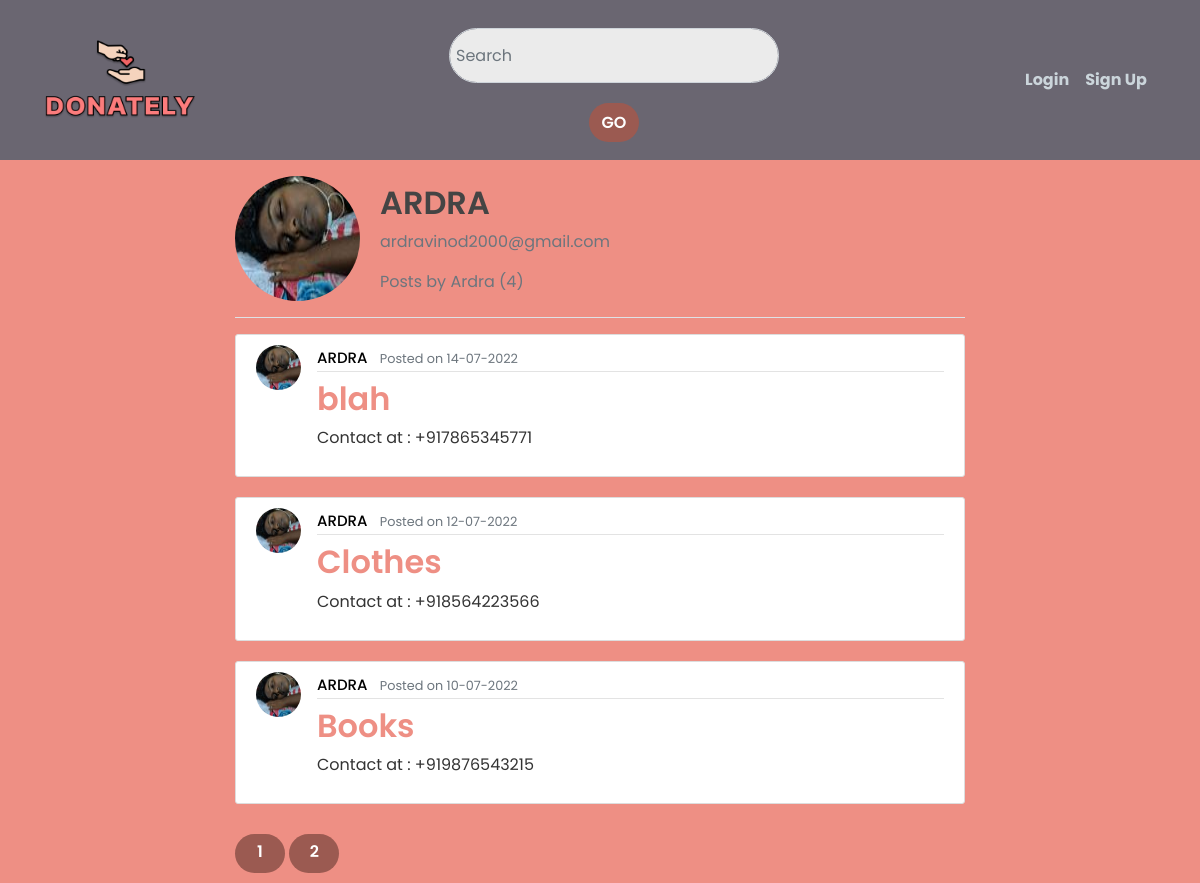
/user/Ardra, run on the app's committed database.
### project/models.py (models this page shows, shortened)
class User(db.Model, UserMixin):
    id = db.Column(db.Integer, primary_key=True)
    username = db.Column(db.String(20), unique=True, nullable=False)
    email = db.Column(db.String(120), unique=True, nullable=False)
    image_file = db.Column(db.String(20), nullable=False, default='default.jpg')
    password = db.Column(db.String(60), nullable=False)
    posts = db.relationship('Post', backref='author', lazy = True)

class Post(db.Model):
    id = db.Column(db.Integer, primary_key=True)
    title = db.Column(db.String(120), nullable=False)
    date_posted = db.Column(db.DateTime, nullable=False, default=datetime.utcnow)
    expiry_date = db.Column(db.DateTime)
    content = db.Column(db.Text, nullable=False)
    contact = db.Column(db.String(15), nullable=False)
    location = db.Column(db.String(120), nullable=False)
    type = db.Column(db.String(50), nullable=False)
    img_file = db.Column(db.String(20),default='default.jpg')
    user_id = db.Column(db.Integer, db.ForeignKey('user.id'), nullable=False)

### project/routes.py (the view)
@app.route("/user/<string:username>")
def user_posts(username):
    form = SearchForm()
    page = request.args.get('page', 1, type=int)
    user = User.query.filter_by(username=username).first_or_404()
    posts = Post.query.filter_by(author=user)\
        .order_by(Post.date_posted.desc())\
        .paginate(page=page, per_page=3)
    return render_template("user_posts.html", posts=posts, form=form, user=user)

### project/forms.py
class SearchForm(FlaskForm):
    item = StringField('item', validators=[DataRequired()])
    submit = SubmitField('submit')

### project/templates/user_posts.html
{% extends "layout.html" %}
{% block content %}
  <div class="media acc">
    <img class="rounded-circle account-img" src="{{ url_for('static', filename='profile_pics/' + user.image_file) }}">
    <div class="media-body">
      <h2 class="account-heading">{{ user.username }}</h2>
      <p class="text-secondary">{{ user.email }}</p>
      <p class="text-secondary">Posts by {{ user.username }} ({{ posts.total }})</p>
    </div>
  </div>
  <div class="border-top pt-3"></div>
    {% for post in posts.items %}
    <article class="media content-section">
        <img class="rounded-circle article-img" src="{{ url_for('static', filename='profile_pics/' + post.author.image_file) }}">
        <div class="media-body">
          <div class="article-metadata">
            <a class="mr-2 links" href="{{ url_for('user_posts', username=post.author.username) }}">{{ post.author.username }}</a>
            <small class="text-muted">Posted on {{ post.date_posted.strftime('%d-%m-%Y') }}</small>
          </div>
          <h2><a class="article-title" href="{{ url_for('post', post_id=post.id) }}">{{ post.title }}</a></h2>
          <p class="article-content">Contact at : +91{{ post.contact }}</p>
        </div>
    </article>
    {% endfor %}
    {% for page_num in posts.iter_pages(left_edge=1, right_edge=1, left_current=1, right_current=2) %}
      {% if page_num %}
        {% if posts.page == page_num %}
          <a class="btn btn-light paginate" href="{{ url_for('user_posts',username=user.username, page=page_num) }}">{{ page_num }}</a>
        {% else %}
          <a class="btn btn-secondary paginate" href="{{ url_for('user_posts',username=user.username, page=page_num) }}">{{ page_num }}</a>
        {% endif %}
      {% else %}
        ...
      {% endif %}
    {% endfor %}
{% endblock content %}

### project/templates/layout.html (shortened to what this page needs)
<!DOCTYPE html>
<html lang="en">
<head>
    <link rel="stylesheet" href="https://maxcdn.bootstrapcdn.com/bootstrap/4.0.0/css/bootstrap.min.css">
    <link rel="stylesheet" href="https://cdnjs.cloudflare.com/ajax/libs/font-awesome/4.7.0/css/font-awesome.min.css">
    <link rel="stylesheet" type="text/css" href="{{ url_for('static', filename='main.css') }}">
</head>
<body>
      <header class="site-header">
        <nav class="navbar navbar-expand-md navbar-dark bg-steel fixed-top">
          <div class="container">
      <div class ="header" align="self-center">
            <a class="navbar-brand" href="/"><img width="150" height="80" src="{{ url_for('static',filename='profile_pics/logo.png') }}"></a>
        </div>
            <div class="collapse navbar-collapse" id="navbarToggle">
              <div class="navbar-nav mx-auto">
                <form method="POST" action="{{ url_for('search') }}" class="d-flex search">
                  <input class="form-control s me-2" type="search" placeholder="Search" aria-label="Search", name="item">
                  <button class="btn btn-info paginate" type="submit">go</button>
                </form>
              </div>
              <div class="navbar-nav">
                  {% if current_user.is_authenticated %}
            <a class="nav-item nav-link" href="{{ url_for('account') }}"><img class="rounded-circle" width="35" height="35" src="{{ url_for('static',filename='profile_pics/' +current_user.image_file) }}"></a>
                  {% else %}
                      <b><a class="nav-item nav-link" href="{{ url_for('login') }}">Login</a></b>
                      <b><a class="nav-item nav-link" href="{{ url_for('register') }}">Sign Up</a></b>
                  {% endif %}
              </div>
            </div>
          </div>
        </nav>
      </header>
      <main role="main" class="container">
        <div class="row">
          <div class="col-md-2">
          </div>
          <div class="col-md-8">
            {% block content %}{% endblock %}
          </div>
          <div class="col-md-2">
          </div>
        </div>
      </main><script src="https://code.jquery.com/jquery-3.2.1.slim.min.js"></script>
    </body>
</html>

### project/static/main.css (style rules this page uses)
* { margin: 0; padding: 0; box-sizing: border-box; }
body, input { font-family: "Poppins", sans-serif; }
form { justify-content: center; flex-direction: column; padding: 0rem 5rem; transition: all 0.2s 0.7s; overflow: hidden; }
.form-control { max-width: 680px; width: 100%; background-color: #e9aaa3; margin: 10px 0; height: 55px; border-radius: 55px; grid-template-columns: 15% 85%; padding: 0 0.4rem; position: relative; }
.search { margin-top: 10px; display: flex; align-items: center; justify-content: center; flex-direction: column; padding: 0rem 5rem; transition: all 0.2s 0.7s; overflow: hidden; }
.s { background-color: #ebebeb; }
.btn { width: 100px; background-color: #ee8a7c; border: none; outline: none; height: 39px; border-radius: 49px; color: #fff; text-transform: uppercase; font-weight: 600; margin: 10px 0; cursor: pointer; transition: 0.5s; }
.paginate { width: 50px; background-color: #9b5a51; border: none; outline: none; height: 39px; border-radius: 49px; color: #fff; text-transform: uppercase; font-weight: 600; margin: 10px 0; cursor: pointer; transition: 0.5s; }
body { background: #ee8f84; color: #333333; margin-top: 11rem; }
h1, h2, h3, h4, h5, h6 { color: #444444; }
.h2, h2 { margin-top: 0.5rem; }
.bg-steel { background-color: #6a6671; }
.site-header .navbar-nav .nav-link { color: #cbd5db; }
.content-section { background: #ffffff; padding: 10px 20px; border: 1px solid #dddddd; border-radius: 3px; margin-bottom: 20px; }
.article-title { margin-top: 10px; margin-bottom: 10px; color: #ee8f84; font-weight: 600; }
.article-content { white-space: pre-line; }
.article-img { height: 45px; width: 45px; margin-right: 16px; }
.article-metadata { padding-top: 1px; padding-bottom: 1px; border-bottom: 1px solid #e3e3e3 }
.account-img { height: 125px; width: 125px; margin-right: 20px; margin-bottom: 16px; }
.account-heading { font-size: 2rem; text-transform: uppercase; font-weight: 600; }
.links { color: #000000; font-size: 15px; font-weight: 500; text-transform: uppercase; }
.acc { background-color: #ee8f84; }

### data on the page
User: image_file (picture), username "ARDRA", email "ardravinod2000@gmail.com", username "Ardra"
Post: image_file (picture), author.username "ARDRA", date_posted "14-07-2022", title "blah", contact "7865345771"
Post: image_file (picture), author.username "ARDRA", date_posted "12-07-2022", title "Clothes", contact "8564223566"
Post: image_file (picture), author.username "ARDRA", date_posted "10-07-2022", title "Books", contact "9876543215"

### other printed values
{{ posts.total }} "4"
{{ page_num }} "1"
{{ page_num }} "2"
